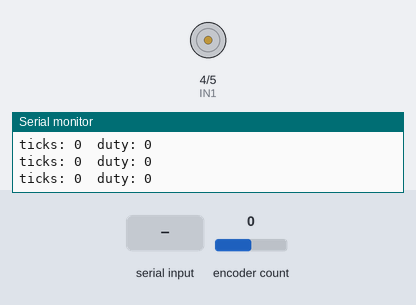
This sketch was run on a simulated ESP32. Parts: motor-driver pin pairs drawn as motors (green arrow = first pin HIGH = forward, orange = second pin HIGH = backward, longer = more drive), the last lines printed to the serial monitor. Inputs (shaded band) come from the test bench; at power-on: encoder count 0.

Above: at 1.2 s.
1.3 s: encoder count set to 4
At 2.5 s:
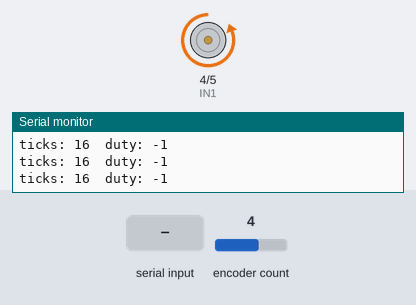
2.8 s: "90,45,200\n" received over Serial
At 3.9 s:
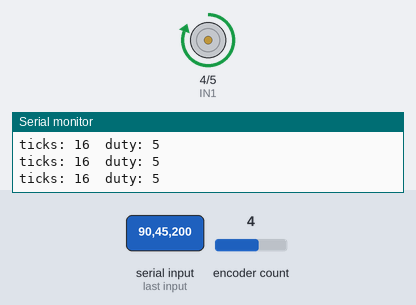
4.3 s: "EQ:\n" received over Serial
At 5.0 s:
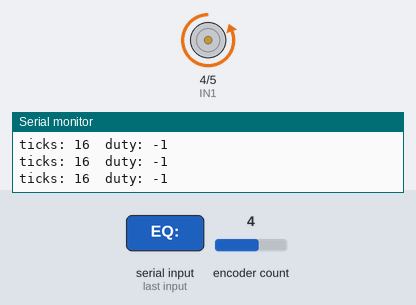
5.8 s: "30,150,10\n" received over Serial
At 6.2 s:
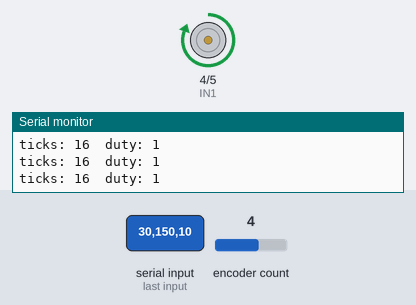
7.3 s: encoder count set to 5
At 8.3 s:
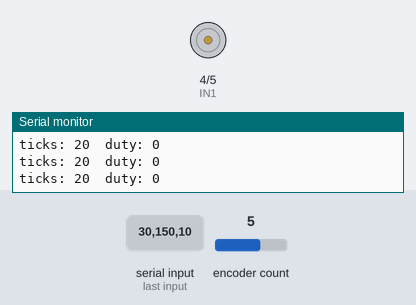
Timing chart, 0 to 9.8 s (numbered marks = the images above; inputs shaded):
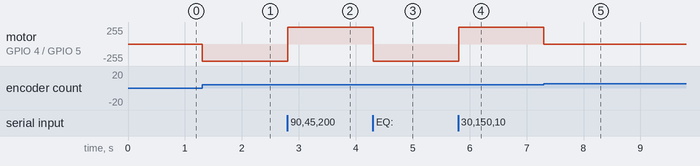

Measured:
- after the input at 1.3 s, motor on GPIO 4 (IN1) / GPIO 5 (IN2): stopped → backward 255/255 at once
- after the input at 2.8 s, motor on GPIO 4 (IN1) / GPIO 5 (IN2): backward 255/255 → forward 255/255 at once
- after the input at 4.3 s, motor on GPIO 4 (IN1) / GPIO 5 (IN2): forward 255/255 → backward 255/255 at once
- after the input at 5.8 s, motor on GPIO 4 (IN1) / GPIO 5 (IN2): backward 255/255 → forward 255/255 at once
- after the input at 7.3 s, motor on GPIO 4 (IN1) / GPIO 5 (IN2): forward 255/255 → stopped at once

The sketch:

virtual_compliance_brushed.ino
```cpp
// snippet: virtual_compliance_brushed
// tags: motor, dc, l298n, compliance, spring, damper, impedance, encoder, pid, brushed, virtual, proprioceptive
// boards: avr, esp32, megaavr, nano33iot, romi32u4
// library: Encoder
// description: Active compliance for brushed DC motor using quadrature encoder — virtual spring-damper without FOC
// prompts: virtual spring brushed motor, compliance dc motor, spring damper encoder, brushed compliance, impedance control arduino, virtual compliance encoder, dc motor spring, encoder compliance, proprioceptive brushed, romi compliance, l298n spring

// Virtual impedance for a brushed DC motor + quadrature encoder.
//
// τ = K·(θ_eq − θ) − B·ω    (spring + damper)
//
// Since τ ∝ motor current ∝ applied voltage (at low speeds), we map torque
// to a PWM duty cycle directly:
//   duty = scale * (K*(eqTicks - ticks) - B*(ticks - prevTicks)/dt)
//
// This is valid when the gear ratio is low enough that back-EMF is small
// (backdrivable actuator regime) — the same condition required for proprioceptive
// force sensing in legged robots.
//
// Encoder resolution: e.g. 374 ticks/rev for Pololu 25D motor gearbox.
// Set eqTicks via Serial: send a long integer.
// Tune K and B for the specific motor + load.
// exact-include: Encoder.h

#include <Encoder.h>

// L298N: ENA=3 (PWM), IN1=4, IN2=5
const int ENA = 3, IN1 = 4, IN2 = 5;

// Quadrature encoder on interrupt pins 2 and 3
Encoder enc(2, 3);

// Virtual spring-damper parameters
float kSpring  = 0.08;   // duty/tick  — spring gain (tune to mass + stiffness)
float bDamp    = 0.4;    // duty·ms/tick — damping gain
long  eqTicks  = 0;      // equilibrium position (encoder ticks)

long  prevTicks = 0;
unsigned long prevMs = 0;

// ── Motor drive: duty in [-255, 255] ─────────────────────────────────────────
void setMotor(int duty) {
  duty = constrain(duty, -255, 255);
  if (duty > 0)      { digitalWrite(IN1, HIGH); digitalWrite(IN2, LOW); }
  else if (duty < 0) { digitalWrite(IN1, LOW);  digitalWrite(IN2, HIGH); duty = -duty; }
  else               { digitalWrite(IN1, LOW);   digitalWrite(IN2, LOW); }
  analogWrite(ENA, abs(duty));
}

void setup() {
  Serial.begin(115200);
  pinMode(ENA, OUTPUT);
  pinMode(IN1, OUTPUT);
  pinMode(IN2, OUTPUT);
}

void loop() {
  unsigned long now = millis();
  unsigned long dt  = now - prevMs;
  if (dt < 5) return;   // 200 Hz control loop
  prevMs = now;

  long ticks = enc.read();
  long dTicks = ticks - prevTicks;
  prevTicks = ticks;

  // Spring + damper → duty
  float spring = kSpring * (float)(eqTicks - ticks);
  float damper = bDamp   * (float)dTicks / (float)dt;
  int   duty   = constrain((int)(spring - damper), -255, 255);
  setMotor(duty);

  // Serial: set equilibrium position
  if (Serial.available()) {
    String cmd = Serial.readStringUntil('\n');
    cmd.trim();
    if (cmd.startsWith("EQ:"))     eqTicks = cmd.substring(3).toInt();
    else if (cmd.startsWith("K:")) kSpring  = cmd.substring(2).toFloat();
    else if (cmd.startsWith("B:")) bDamp    = cmd.substring(2).toFloat();
    else                           eqTicks  = cmd.toInt();
  }

  // Print at 20 Hz
  static unsigned long printMs = 0;
  if (now - printMs >= 50) {
    printMs = now;
    Serial.print("ticks: ");  Serial.print(ticks);
    Serial.print("  duty: "); Serial.println(duty);
  }
}
```
